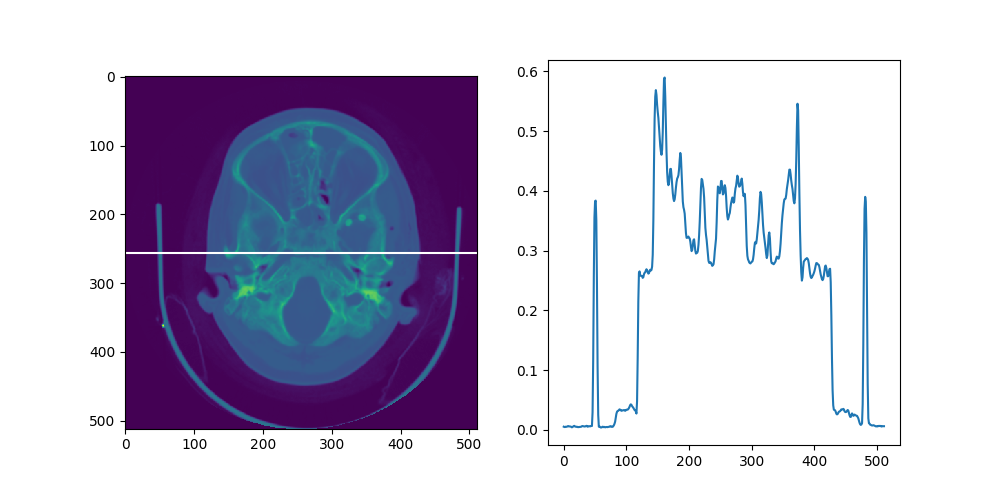

Here is the Python script that generated this plot:
import matplotlib.cbook as cbook

w, h = 512, 512

datafile = cbook.get_sample_data('ct.raw.gz', asfileobj=True)
s = datafile.read()
A = np.fromstring(s, np.uint16).astype(float)
A *= 1.0 / max(A)
A.shape = w, h

fig, (ax1,ax2) = plt.subplots(1,2,figsize=(10,5))
ax1.imshow(A)
ax1.axhline(h/2,color='w')
ax2.plot(A[h/2,:])
